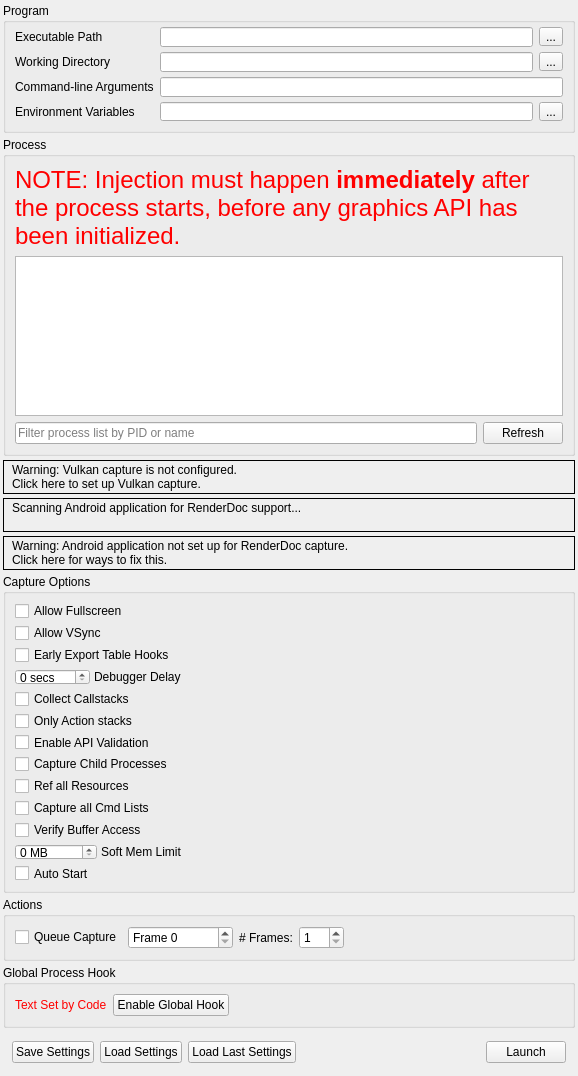
<?xml version="1.0" encoding="UTF-8"?>
<ui version="4.0">
 <class>CaptureDialog</class>
 <widget class="QFrame" name="CaptureDialog">
  <property name="geometry">
   <rect>
    <x>0</x>
    <y>0</y>
    <width>578</width>
    <height>1025</height>
   </rect>
  </property>
  <property name="windowTitle">
   <string>Launch Application</string>
  </property>
  <layout class="QVBoxLayout" name="verticalLayout">
   <property name="spacing">
    <number>4</number>
   </property>
   <property name="leftMargin">
    <number>3</number>
   </property>
   <property name="topMargin">
    <number>3</number>
   </property>
   <property name="rightMargin">
    <number>3</number>
   </property>
   <property name="bottomMargin">
    <number>3</number>
   </property>
   <item>
    <widget class="QGroupBox" name="exeGroup">
     <property name="sizePolicy">
      <sizepolicy hsizetype="Preferred" vsizetype="Minimum">
       <horstretch>0</horstretch>
       <verstretch>0</verstretch>
      </sizepolicy>
     </property>
     <property name="minimumSize">
      <size>
       <width>250</width>
       <height>130</height>
      </size>
     </property>
     <property name="title">
      <string>Program</string>
     </property>
     <layout class="QGridLayout" name="gridLayout">
      <property name="topMargin">
       <number>4</number>
      </property>
      <item row="0" column="0">
       <widget class="QLabel" name="exePathLabel">
        <property name="toolTip">
         <string>Browse for an executable file</string>
        </property>
        <property name="text">
         <string>Executable Path</string>
        </property>
       </widget>
      </item>
      <item row="0" column="2">
       <widget class="RDLineEdit" name="exePath">
        <property name="minimumSize">
         <size>
          <width>0</width>
          <height>20</height>
         </size>
        </property>
        <property name="toolTip">
         <string>Browse for an executable file</string>
        </property>
       </widget>
      </item>
      <item row="0" column="3">
       <widget class="QToolButton" name="exePathBrowse">
        <property name="toolTip">
         <string>Browse for an executable file</string>
        </property>
        <property name="text">
         <string>...</string>
        </property>
       </widget>
      </item>
      <item row="1" column="0">
       <widget class="QLabel" name="workDirLabel">
        <property name="toolTip">
         <string>Browse for a working directory</string>
        </property>
        <property name="text">
         <string>Working Directory</string>
        </property>
       </widget>
      </item>
      <item row="1" column="2">
       <widget class="RDLineEdit" name="workDirPath">
        <property name="minimumSize">
         <size>
          <width>0</width>
          <height>20</height>
         </size>
        </property>
        <property name="toolTip">
         <string>Browse for a working directory</string>
        </property>
       </widget>
      </item>
      <item row="1" column="3">
       <widget class="QToolButton" name="workDirBrowse">
        <property name="toolTip">
         <string>Browse for a working directory</string>
        </property>
        <property name="text">
         <string>...</string>
        </property>
       </widget>
      </item>
      <item row="2" column="0">
       <widget class="QLabel" name="cmdLineLabel">
        <property name="toolTip">
         <string>The command-line that will be passed to the executable on launch</string>
        </property>
        <property name="text">
         <string>Command-line Arguments</string>
        </property>
       </widget>
      </item>
      <item row="2" column="2" colspan="2">
       <widget class="RDLineEdit" name="cmdline">
        <property name="minimumSize">
         <size>
          <width>0</width>
          <height>20</height>
         </size>
        </property>
        <property name="toolTip">
         <string>The command-line that will be passed to the executable on launch</string>
        </property>
       </widget>
      </item>
      <item row="3" column="0">
       <widget class="QLabel" name="envVarLabel">
        <property name="toolTip">
         <string>The environment variables for the executable</string>
        </property>
        <property name="text">
         <string>Environment Variables</string>
        </property>
       </widget>
      </item>
      <item row="3" column="2">
       <widget class="QLineEdit" name="envVar">
        <property name="toolTip">
         <string>The environment variables for the executable</string>
        </property>
        <property name="readOnly">
         <bool>true</bool>
        </property>
       </widget>
      </item>
      <item row="3" column="3">
       <widget class="QToolButton" name="envVarEdit">
        <property name="toolTip">
         <string>The environment variables for the executable</string>
        </property>
        <property name="text">
         <string>...</string>
        </property>
       </widget>
      </item>
     </layout>
    </widget>
   </item>
   <item>
    <widget class="QGroupBox" name="injectGroup">
     <property name="sizePolicy">
      <sizepolicy hsizetype="Preferred" vsizetype="Expanding">
       <horstretch>0</horstretch>
       <verstretch>100</verstretch>
      </sizepolicy>
     </property>
     <property name="minimumSize">
      <size>
       <width>250</width>
       <height>260</height>
      </size>
     </property>
     <property name="title">
      <string>Process</string>
     </property>
     <layout class="QGridLayout" name="gridLayout_2">
      <item row="0" column="0" colspan="2">
       <widget class="QLabel" name="processWarning">
        <property name="palette">
         <palette>
          <active>
           <colorrole role="WindowText">
            <brush brushstyle="SolidPattern">
             <color alpha="255">
              <red>255</red>
              <green>0</green>
              <blue>0</blue>
             </color>
            </brush>
           </colorrole>
          </active>
          <inactive>
           <colorrole role="WindowText">
            <brush brushstyle="SolidPattern">
             <color alpha="255">
              <red>255</red>
              <green>0</green>
              <blue>0</blue>
             </color>
            </brush>
           </colorrole>
          </inactive>
          <disabled>
           <colorrole role="WindowText">
            <brush brushstyle="SolidPattern">
             <color alpha="255">
              <red>106</red>
              <green>104</green>
              <blue>100</blue>
             </color>
            </brush>
           </colorrole>
          </disabled>
         </palette>
        </property>
        <property name="font">
         <font>
          <pointsize>18</pointsize>
         </font>
        </property>
        <property name="text">
         <string>NOTE: Injection must happen &lt;b&gt;immediately&lt;/b&gt; after the process starts, before any graphics API has been initialized.</string>
        </property>
        <property name="wordWrap">
         <bool>true</bool>
        </property>
       </widget>
      </item>
      <item row="1" column="0" colspan="2">
       <widget class="QTreeView" name="processList">
        <property name="sizePolicy">
         <sizepolicy hsizetype="Preferred" vsizetype="Expanding">
          <horstretch>0</horstretch>
          <verstretch>0</verstretch>
         </sizepolicy>
        </property>
        <property name="minimumSize">
         <size>
          <width>0</width>
          <height>100</height>
         </size>
        </property>
        <property name="editTriggers">
         <set>QAbstractItemView::NoEditTriggers</set>
        </property>
        <property name="indentation">
         <number>0</number>
        </property>
        <property name="rootIsDecorated">
         <bool>false</bool>
        </property>
        <property name="itemsExpandable">
         <bool>false</bool>
        </property>
        <property name="sortingEnabled">
         <bool>true</bool>
        </property>
       </widget>
      </item>
      <item row="2" column="0">
       <widget class="QLineEdit" name="processFilter">
        <property name="placeholderText">
         <string>Filter process list by PID or name</string>
        </property>
       </widget>
      </item>
      <item row="2" column="1">
       <widget class="QPushButton" name="processRefesh">
        <property name="text">
         <string>Refresh</string>
        </property>
       </widget>
      </item>
     </layout>
    </widget>
   </item>
   <item>
    <widget class="RDLabel" name="vulkanLayerWarn">
     <property name="cursor">
      <cursorShape>PointingHandCursor</cursorShape>
     </property>
     <property name="frameShape">
      <enum>QFrame::Box</enum>
     </property>
     <property name="text">
      <string>&lt;html&gt;&lt;head/&gt;&lt;body&gt;&lt;table&gt;&lt;tr&gt;&lt;td valign=&quot;middle&quot;&gt;&lt;img width=&quot;16&quot; src=&quot;:/information.png&quot;/&gt;&lt;/td&gt;&lt;td&gt;&lt;p&gt;Warning: Vulkan capture is not configured.&lt;br/&gt;Click here to set up Vulkan capture.&lt;/p&gt;&lt;/td&gt;&lt;/tr&gt;&lt;/table&gt;&lt;/body&gt;&lt;/html&gt;</string>
     </property>
     <property name="textFormat">
      <enum>Qt::RichText</enum>
     </property>
     <property name="margin">
      <number>3</number>
     </property>
    </widget>
   </item>
   <item>
    <widget class="RDLabel" name="androidScan">
     <property name="cursor">
      <cursorShape>PointingHandCursor</cursorShape>
     </property>
     <property name="frameShape">
      <enum>QFrame::Box</enum>
     </property>
     <property name="text">
      <string>&lt;html&gt;&lt;head/&gt;&lt;body&gt;&lt;table&gt;&lt;tr&gt;&lt;td valign=&quot;middle&quot;&gt;&lt;img width=&quot;16&quot; src=&quot;:/information.png&quot;/&gt;&lt;/td&gt;&lt;td valign=&quot;middle&quot;&gt;&lt;p&gt;Scanning Android application for RenderDoc support...&lt;br/&gt;&lt;/p&gt;&lt;/td&gt;&lt;/tr&gt;&lt;/table&gt;&lt;/body&gt;&lt;/html&gt;</string>
     </property>
     <property name="textFormat">
      <enum>Qt::RichText</enum>
     </property>
     <property name="margin">
      <number>3</number>
     </property>
    </widget>
   </item>
   <item>
    <widget class="RDLabel" name="androidWarn">
     <property name="cursor">
      <cursorShape>PointingHandCursor</cursorShape>
     </property>
     <property name="frameShape">
      <enum>QFrame::Box</enum>
     </property>
     <property name="text">
      <string>&lt;html&gt;&lt;head/&gt;&lt;body&gt;&lt;table&gt;&lt;tr&gt;&lt;td valign=&quot;middle&quot;&gt;&lt;img width=&quot;16&quot; src=&quot;:/information.png&quot;/&gt;&lt;/td&gt;&lt;td&gt;&lt;p&gt;Warning: Android application not set up for RenderDoc capture.&lt;br/&gt;Click here for ways to fix this.&lt;/p&gt;&lt;/td&gt;&lt;/tr&gt;&lt;/table&gt;&lt;/body&gt;&lt;/html&gt;</string>
     </property>
     <property name="textFormat">
      <enum>Qt::RichText</enum>
     </property>
     <property name="margin">
      <number>3</number>
     </property>
    </widget>
   </item>
   <item>
    <widget class="QGroupBox" name="optionsGroup">
     <property name="sizePolicy">
      <sizepolicy hsizetype="Preferred" vsizetype="Minimum">
       <horstretch>0</horstretch>
       <verstretch>0</verstretch>
      </sizepolicy>
     </property>
     <property name="title">
      <string>Capture Options</string>
     </property>
     <layout class="QVBoxLayout" name="verticalLayout_2">
      <item>
       <widget class="QCheckBox" name="AllowFullscreen">
        <property name="toolTip">
         <string>Allows the application to switch to full-screen mode</string>
        </property>
        <property name="text">
         <string>Allow Fullscreen</string>
        </property>
       </widget>
      </item>
      <item>
       <widget class="QCheckBox" name="AllowVSync">
        <property name="toolTip">
         <string>Allows the application to enable v-sync</string>
        </property>
        <property name="text">
         <string>Allow VSync</string>
        </property>
       </widget>
      </item>
      <item>
       <widget class="QCheckBox" name="EarlyExportTableHooks">
        <property name="toolTip">
         <string>On Windows, preload the graphics modules and redirect their export tables before the application starts. Enable only when normal hooking does not capture the graphics API.</string>
        </property>
        <property name="text">
         <string>Early Export Table Hooks</string>
        </property>
       </widget>
      </item>
      <item>
       <widget class="QFrame" name="DebuggerDelayFrame">
        <property name="sizePolicy">
         <sizepolicy hsizetype="Fixed" vsizetype="Preferred">
          <horstretch>0</horstretch>
          <verstretch>0</verstretch>
         </sizepolicy>
        </property>
        <property name="frameShape">
         <enum>QFrame::NoFrame</enum>
        </property>
        <property name="frameShadow">
         <enum>QFrame::Plain</enum>
        </property>
        <layout class="QHBoxLayout" name="horizontalLayout_3">
         <property name="spacing">
          <number>4</number>
         </property>
         <property name="leftMargin">
          <number>0</number>
         </property>
         <property name="topMargin">
          <number>0</number>
         </property>
         <property name="rightMargin">
          <number>0</number>
         </property>
         <property name="bottomMargin">
          <number>0</number>
         </property>
         <item>
          <widget class="QDoubleSpinBox" name="DelayForDebugger">
           <property name="sizePolicy">
            <sizepolicy hsizetype="Minimum" vsizetype="Fixed">
             <horstretch>0</horstretch>
             <verstretch>0</verstretch>
            </sizepolicy>
           </property>
           <property name="minimumSize">
            <size>
             <width>40</width>
             <height>0</height>
            </size>
           </property>
           <property name="toolTip">
            <string>Pauses for N seconds after launching the process, to allow a debugger to attach</string>
           </property>
           <property name="suffix">
            <string comment="seconds"> secs</string>
           </property>
           <property name="decimals">
            <number>0</number>
           </property>
           <property name="maximum">
            <double>120.000000000000000</double>
           </property>
           <property name="value">
            <double>0.000000000000000</double>
           </property>
          </widget>
         </item>
         <item>
          <widget class="QLabel" name="DebuggerDelayLabel">
           <property name="sizePolicy">
            <sizepolicy hsizetype="Fixed" vsizetype="Preferred">
             <horstretch>0</horstretch>
             <verstretch>0</verstretch>
            </sizepolicy>
           </property>
           <property name="toolTip">
            <string>Pauses for N seconds after launching the process, to allow a debugger to attach</string>
           </property>
           <property name="text">
            <string>Debugger Delay</string>
           </property>
          </widget>
         </item>
        </layout>
       </widget>
      </item>
      <item>
       <widget class="QCheckBox" name="CaptureCallstacks">
        <property name="toolTip">
         <string>Collect a callstack on every API call</string>
        </property>
        <property name="text">
         <string>Collect Callstacks</string>
        </property>
       </widget>
      </item>
      <item>
       <widget class="QCheckBox" name="CaptureCallstacksOnlyActions">
        <property name="toolTip">
         <string>Only collect callstacks on actions (draws, dispatches, clears, copies, etc)</string>
        </property>
        <property name="text">
         <string>Only Action stacks</string>
        </property>
       </widget>
      </item>
      <item>
       <widget class="QCheckBox" name="APIValidation">
        <property name="toolTip">
         <string>Initialise the graphics API with built-in validation enabled - allows capturing and reading of errors and warnings generated by the API's own debugging system</string>
        </property>
        <property name="text">
         <string>Enable API Validation</string>
        </property>
       </widget>
      </item>
      <item>
       <widget class="QCheckBox" name="HookIntoChildren">
        <property name="toolTip">
         <string>Hook into child processes - useful with launchers or similar intermediate processes</string>
        </property>
        <property name="text">
         <string>Capture Child Processes</string>
        </property>
       </widget>
      </item>
      <item>
       <widget class="QCheckBox" name="RefAllResources">
        <property name="toolTip">
         <string>Consider all resources to be included, even if unused in the capture frame</string>
        </property>
        <property name="text">
         <string>Ref all Resources</string>
        </property>
       </widget>
      </item>
      <item>
       <widget class="QCheckBox" name="CaptureAllCmdLists">
        <property name="toolTip">
         <string>When enabled, all deferred command lists will be saved even while idling. This has an overhead but ensures if you hold onto a list it will be captured.</string>
        </property>
        <property name="text">
         <string>Capture all Cmd Lists</string>
        </property>
       </widget>
      </item>
      <item>
       <widget class="QCheckBox" name="VerifyBufferAccess">
        <property name="toolTip">
         <string>When enabled, verify some buffer access on OpenGL and D3D11. This initialises buffers with undefined contents on creation to 0xdddddddd instead of 0x0, and verifies that Map() bounds are not overrun.</string>
        </property>
        <property name="text">
         <string>Verify Buffer Access</string>
        </property>
       </widget>
      </item>
      <item>
       <widget class="QFrame" name="SoftMemoryLimitFrame">
        <property name="sizePolicy">
         <sizepolicy hsizetype="Fixed" vsizetype="Preferred">
          <horstretch>0</horstretch>
          <verstretch>0</verstretch>
         </sizepolicy>
        </property>
        <property name="frameShape">
         <enum>QFrame::NoFrame</enum>
        </property>
        <property name="frameShadow">
         <enum>QFrame::Plain</enum>
        </property>
        <layout class="QHBoxLayout" name="SoftMemoryLimitLayout">
         <property name="spacing">
          <number>4</number>
         </property>
         <property name="leftMargin">
          <number>0</number>
         </property>
         <property name="topMargin">
          <number>0</number>
         </property>
         <property name="rightMargin">
          <number>0</number>
         </property>
         <property name="bottomMargin">
          <number>0</number>
         </property>
         <item>
          <widget class="QDoubleSpinBox" name="SoftMemoryLimit">
           <property name="sizePolicy">
            <sizepolicy hsizetype="Minimum" vsizetype="Fixed">
             <horstretch>0</horstretch>
             <verstretch>0</verstretch>
            </sizepolicy>
           </property>
           <property name="minimumSize">
            <size>
             <width>40</width>
             <height>0</height>
            </size>
           </property>
           <property name="toolTip">
            <string>Specifies a soft memory limit which some APIs may use to limit graphics memory use and use disk space instead for storing temporary data.</string>
           </property>
           <property name="suffix">
            <string comment="seconds"> MB</string>
           </property>
           <property name="decimals">
            <number>0</number>
           </property>
           <property name="maximum">
            <double>99999.000000000000000</double>
           </property>
           <property name="value">
            <double>0.000000000000000</double>
           </property>
          </widget>
         </item>
         <item>
          <widget class="QLabel" name="SoftMemoryLimitLabel">
           <property name="sizePolicy">
            <sizepolicy hsizetype="Fixed" vsizetype="Preferred">
             <horstretch>0</horstretch>
             <verstretch>0</verstretch>
            </sizepolicy>
           </property>
           <property name="toolTip">
            <string>Specifies a soft memory limit which some APIs may use to limit graphics memory use and use disk space instead for storing temporary data.</string>
           </property>
           <property name="text">
            <string>Soft Mem Limit</string>
           </property>
          </widget>
         </item>
        </layout>
       </widget>
      </item>
      <item>
       <widget class="QCheckBox" name="AutoStart">
        <property name="toolTip">
         <string>If these capture settings are saved &amp; run, auto start the capture instantly on load</string>
        </property>
        <property name="text">
         <string>Auto Start</string>
        </property>
       </widget>
      </item>
     </layout>
    </widget>
   </item>
   <item>
    <widget class="QGroupBox" name="actionGroup">
     <property name="sizePolicy">
      <sizepolicy hsizetype="Preferred" vsizetype="Minimum">
       <horstretch>0</horstretch>
       <verstretch>0</verstretch>
      </sizepolicy>
     </property>
     <property name="title">
      <string>Actions</string>
     </property>
     <layout class="QHBoxLayout" name="horizontalLayout_5">
      <item>
       <widget class="QCheckBox" name="queueFrameCap">
        <property name="text">
         <string>Queue Capture</string>
        </property>
       </widget>
      </item>
      <item>
       <widget class="QDoubleSpinBox" name="queuedFrame">
        <property name="sizePolicy">
         <sizepolicy hsizetype="Fixed" vsizetype="Fixed">
          <horstretch>0</horstretch>
          <verstretch>0</verstretch>
         </sizepolicy>
        </property>
        <property name="prefix">
         <string comment="Frame number" extracomment="To Capture">Frame </string>
        </property>
        <property name="suffix">
         <string/>
        </property>
        <property name="decimals">
         <number>0</number>
        </property>
        <property name="minimum">
         <double>0.000000000000000</double>
        </property>
        <property name="maximum">
         <double>4294967296.000000000000000</double>
        </property>
       </widget>
      </item>
      <item>
       <widget class="QLabel" name="numFramesLabel">
        <property name="sizePolicy">
         <sizepolicy hsizetype="Preferred" vsizetype="Preferred">
          <horstretch>0</horstretch>
          <verstretch>0</verstretch>
         </sizepolicy>
        </property>
        <property name="text">
         <string># Frames:</string>
        </property>
       </widget>
      </item>
      <item>
       <widget class="QDoubleSpinBox" name="numFrames">
        <property name="minimumSize">
         <size>
          <width>45</width>
          <height>0</height>
         </size>
        </property>
        <property name="decimals">
         <number>0</number>
        </property>
        <property name="minimum">
         <double>1.000000000000000</double>
        </property>
        <property name="maximum">
         <double>10.000000000000000</double>
        </property>
       </widget>
      </item>
      <item>
       <spacer name="ActionsSpacer">
        <property name="orientation">
         <enum>Qt::Horizontal</enum>
        </property>
        <property name="sizeHint" stdset="0">
         <size>
          <width>596</width>
          <height>20</height>
         </size>
        </property>
       </spacer>
      </item>
     </layout>
    </widget>
   </item>
   <item>
    <widget class="QGroupBox" name="globalGroup">
     <property name="sizePolicy">
      <sizepolicy hsizetype="Preferred" vsizetype="Minimum">
       <horstretch>0</horstretch>
       <verstretch>0</verstretch>
      </sizepolicy>
     </property>
     <property name="title">
      <string>Global Process Hook</string>
     </property>
     <layout class="QHBoxLayout" name="horizontalLayout_2">
      <item>
       <widget class="QLabel" name="globalLabel">
        <property name="palette">
         <palette>
          <active>
           <colorrole role="WindowText">
            <brush brushstyle="SolidPattern">
             <color alpha="255">
              <red>255</red>
              <green>0</green>
              <blue>0</blue>
             </color>
            </brush>
           </colorrole>
          </active>
          <inactive>
           <colorrole role="WindowText">
            <brush brushstyle="SolidPattern">
             <color alpha="255">
              <red>255</red>
              <green>0</green>
              <blue>0</blue>
             </color>
            </brush>
           </colorrole>
          </inactive>
          <disabled>
           <colorrole role="WindowText">
            <brush brushstyle="SolidPattern">
             <color alpha="255">
              <red>106</red>
              <green>104</green>
              <blue>100</blue>
             </color>
            </brush>
           </colorrole>
          </disabled>
         </palette>
        </property>
        <property name="text">
         <string>Text Set by Code</string>
        </property>
       </widget>
      </item>
      <item>
       <widget class="QPushButton" name="toggleGlobal">
        <property name="text">
         <string>Enable Global Hook</string>
        </property>
        <property name="checkable">
         <bool>true</bool>
        </property>
        <property name="checked">
         <bool>false</bool>
        </property>
       </widget>
      </item>
      <item>
       <spacer name="globalSpacer">
        <property name="orientation">
         <enum>Qt::Horizontal</enum>
        </property>
        <property name="sizeHint" stdset="0">
         <size>
          <width>587</width>
          <height>20</height>
         </size>
        </property>
       </spacer>
      </item>
     </layout>
    </widget>
   </item>
   <item>
    <widget class="QFrame" name="buttonsFrame">
     <property name="sizePolicy">
      <sizepolicy hsizetype="Preferred" vsizetype="Minimum">
       <horstretch>0</horstretch>
       <verstretch>0</verstretch>
      </sizepolicy>
     </property>
     <property name="frameShape">
      <enum>QFrame::NoFrame</enum>
     </property>
     <property name="frameShadow">
      <enum>QFrame::Plain</enum>
     </property>
     <layout class="QHBoxLayout" name="horizontalLayout">
      <item>
       <widget class="QPushButton" name="saveSettings">
        <property name="toolTip">
         <string>Save these capture settings to file to load later</string>
        </property>
        <property name="text">
         <string>Save Settings</string>
        </property>
       </widget>
      </item>
      <item>
       <widget class="QPushButton" name="loadSettings">
        <property name="sizePolicy">
         <sizepolicy hsizetype="Minimum" vsizetype="Fixed">
          <horstretch>0</horstretch>
          <verstretch>0</verstretch>
         </sizepolicy>
        </property>
        <property name="toolTip">
         <string>Load a saved set of capture settings</string>
        </property>
        <property name="text">
         <string>Load Settings</string>
        </property>
       </widget>
      </item>
      <item>
       <widget class="QPushButton" name="loadLastCapture">
        <property name="sizePolicy">
         <sizepolicy hsizetype="Minimum" vsizetype="Fixed">
          <horstretch>0</horstretch>
          <verstretch>0</verstretch>
         </sizepolicy>
        </property>
        <property name="toolTip">
         <string>Load the most recently used capture settings</string>
        </property>
        <property name="text">
         <string>Load Last Settings</string>
        </property>
       </widget>
      </item>
      <item>
       <spacer name="buttonsSpace">
        <property name="orientation">
         <enum>Qt::Horizontal</enum>
        </property>
        <property name="sizeType">
         <enum>QSizePolicy::Expanding</enum>
        </property>
        <property name="sizeHint" stdset="0">
         <size>
          <width>556</width>
          <height>20</height>
         </size>
        </property>
       </spacer>
      </item>
      <item>
       <widget class="QPushButton" name="launch">
        <property name="toolTip">
         <string>Launch the selected program with RenderDoc enabled for capture</string>
        </property>
        <property name="text">
         <string>Launch</string>
        </property>
       </widget>
      </item>
     </layout>
    </widget>
   </item>
   <item>
    <spacer name="topVerticalSpacer">
     <property name="orientation">
      <enum>Qt::Vertical</enum>
     </property>
     <property name="sizeHint" stdset="0">
      <size>
       <width>0</width>
       <height>0</height>
      </size>
     </property>
    </spacer>
   </item>
  </layout>
 </widget>
 <customwidgets>
  <customwidget>
   <class>RDLabel</class>
   <extends>QLabel</extends>
   <header>Widgets/Extended/RDLabel.h</header>
  </customwidget>
  <customwidget>
   <class>RDLineEdit</class>
   <extends>QLineEdit</extends>
   <header>Widgets/Extended/RDLineEdit.h</header>
  </customwidget>
 </customwidgets>
 <resources/>
 <connections/>
</ui>
